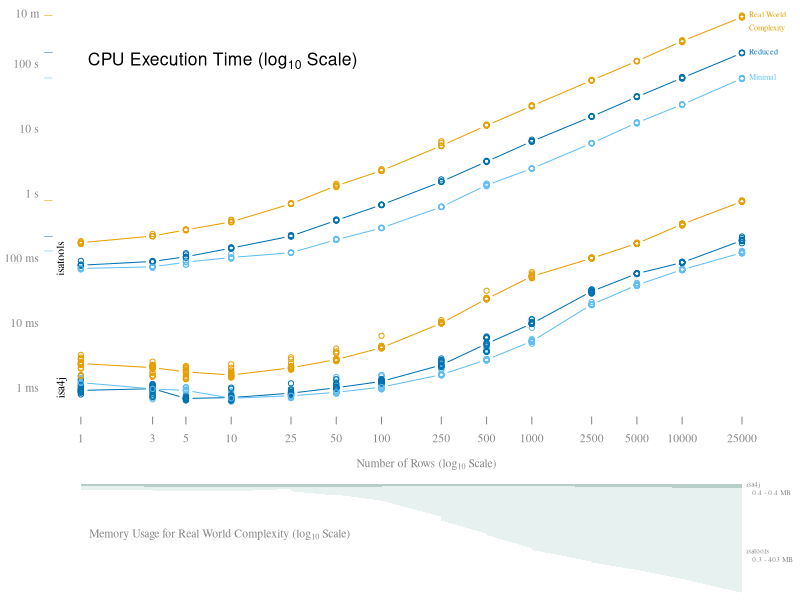

This figure's R source: (Note: this script raises an error after producing the figure.)
## ---- chunk 1
knitr::opts_chunk$set(echo = TRUE)
## ---- chunk 2
example = read.csv("isatab_examples/example_study_minimal.csv", sep="\t", check.names = F)
knitr::kable(example, format="markdown")
## ---- chunk 3
example = read.csv("isatab_examples/example_assay_minimal.csv", sep="\t", check.names = F)
knitr::kable(example, format="markdown")
## ---- chunk 4
example = read.csv("isatab_examples/example_study_reduced.csv", sep="\t", check.names = F)
knitr::kable(example, format="markdown")
## ---- chunk 5
example = read.csv("isatab_examples/example_assay_reduced.csv", sep="\t", check.names = F)
knitr::kable(example, format="markdown")
## ---- chunk 6
example = read.csv("isatab_examples/example_study_real_world.csv", sep="\t", check.names = F)
knitr::kable(example, format="markdown")
## ---- chunk 7
example = read.csv("isatab_examples/example_assay_real_world.csv", sep="\t", check.names = F)
knitr::kable(example, format="markdown")
## ---- chunk 8
data = read.csv("performance_data.csv")
data[data$memory.usage.in.mb == -1,]$memory.usage.in.mb = NA # Where RAM usage was not measured it was set to -1
data$time.in.ns.log = log(data$time.in.ns/1e+9, 10)
data$n.rows.log     = log(data$n.rows, 10)
data$memory.usage.in.mb.log = log(data$memory.usage.in.mb, 10)
## ---- chunk 9
data$color = "black"
data[data$row.complexity == "real_world",]$color = "#e69f00"
data[data$row.complexity == "reduced",]$color = "#0072b2"
data[data$row.complexity == "minimal",]$color = "#61BEF3" #56B4E9
col.gray = "gray52"
col.green.dark = "#B8CDC8" #DBF3ED 
col.green.light = "#E7F1EF" #EEF8F6 

#pdf("figure.pdf", 6.92913, 3.3, colormodel="srgb")
par(family="serif", cex=0.7, mar=c(4.5,3.8,0,0), fig=c(0,1,0.2,1))
xlim = c(0, 4.6)
plot(data$time.in.ns.log ~ data$n.rows.log, xlim=xlim, col=data$color, axes=F, xlab=expression("Number of Rows (log"[10]~"Scale)"), ylab="", col.lab=col.gray)
axis(1, col=F, col.tick=col.gray, at=log(c(1,3,5,10,25,50,100,250,500,1000,2500,5000,10000,25000), 10), labels=c(1,3,5,10,25,50,100,250,500,1000,2500,5000,10000,25000), col.axis=col.gray)
axis(2, las=2, at=c(seq(-3,2), log(600,10)), labels=c("1 ms","10 ms", "100 ms", "1 s", "10 s", "100 s", "10 m"), col=F, col.axis=col.gray)

text(0, 2, expression("CPU Execution Time (log"[10]~"Scale)"), pos=4, cex=1.5, family="sans")
mtext("isatools", side=2, at=-1, line=-1, cex=0.7)
mtext("isa4j", side=2, at=-3, line=-1, cex=0.7)
mtext("|", side=2, at=max(data[data$platform == "isatools" & data$row.complexity == "real_world",]$time.in.ns.log), col="#e69f00", cex=0.5)
mtext("|", side=2, at=max(data[data$platform == "isatools" & data$row.complexity == "reduced",]$time.in.ns.log), col="#0072b2", cex=0.5)
mtext("|", side=2, at=max(data[data$platform == "isatools" & data$row.complexity == "minimal",]$time.in.ns.log), col="#61BEF3", cex=0.5)
mtext("|", side=2, at=max(data[data$platform == "isa4J" & data$row.complexity == "real_world",]$time.in.ns.log), col="#e69f00", cex=0.5)
mtext("|", side=2, at=max(data[data$platform == "isa4J" & data$row.complexity == "reduced",]$time.in.ns.log), col="#0072b2", cex=0.5)
mtext("|", side=2, at=max(data[data$platform == "isa4J" & data$row.complexity == "minimal",]$time.in.ns.log), col="#61BEF3", cex=0.5)

sub = data[data$row.complexity == "real_world" & data$platform == "isatools",]
t = tapply(sub$time.in.ns.log, sub$n.rows.log, FUN=median)
lines(as.numeric(names(t)), t, col="#e69f00", type="b")
text(max(sub$n.rows.log), max(sub$time.in.ns.log), "Real World", pos=4, col="#e69f00", cex=0.7)
text(max(sub$n.rows.log), max(sub$time.in.ns.log)-0.2, "Complexity", pos=4, col="#e69f00", cex=0.7)

sub = data[data$row.complexity == "reduced" & data$platform == "isatools",]
t = tapply(sub$time.in.ns.log, sub$n.rows.log, FUN=median)
lines(as.numeric(names(t)), t, col="#0072b2", type="b")
text(max(sub$n.rows.log), max(sub$time.in.ns.log), "Reduced", pos=4, col="#0072b2", cex=0.7)

sub = data[data$row.complexity == "minimal" & data$platform == "isatools",]
t = tapply(sub$time.in.ns.log, sub$n.rows.log, FUN=median)
lines(as.numeric(names(t)), t, col="#61BEF3", type="b")
text(max(sub$n.rows.log), max(sub$time.in.ns.log), "Minimal", pos=4, col="#61BEF3", cex=0.7)

sub = data[data$row.complexity == "real_world" & data$platform == "isa4J",]
t = tapply(sub$time.in.ns.log, sub$n.rows.log, FUN=median)
lines(as.numeric(names(t)), t, col="#e69f00", type="b")

sub = data[data$row.complexity == "reduced" & data$platform == "isa4J",]
t = tapply(sub$time.in.ns.log, sub$n.rows.log, FUN=median)
lines(as.numeric(names(t)), t, col="#0072b2", type="b")

sub = data[data$row.complexity == "minimal" & data$platform == "isa4J",]
t = tapply(sub$time.in.ns.log, sub$n.rows.log, FUN=median)
lines(as.numeric(names(t)), t, col="#61BEF3", type="b")

# Memory Plot
par(fig=c(0,1,0,0.2), mar=c(0.2,3.8,0,0), new=T)
memSub = data[data$row.complexity == "real_world",]
plot(-memSub$memory.usage.in.mb.log ~ memSub$n.rows.log, type="n", axes=F, xlim=xlim, xlab="", ylab="")
memSub.isatools = memSub[memSub$platform == "isatools",]
memSub.isa4J = memSub[memSub$platform == "isa4J",]
polygon(c(memSub.isatools$n.rows.log, max(memSub$n.rows.log), min(memSub$n.rows.log)),  -c(memSub.isatools$memory.usage.in.mb.log, min(memSub$memory.usage.in.mb.log), min(memSub$memory.usage.in.mb.log) ), col=col.green.light, border=NA) #DBF3ED
polygon(c(memSub.isa4J$n.rows.log, max(memSub$n.rows.log), min(memSub$n.rows.log)),  -c(memSub.isa4J$memory.usage.in.mb.log, min(memSub$memory.usage.in.mb.log), min(memSub$memory.usage.in.mb.log) ), col=col.green.dark, border=NA) #A1D7CA

text(0.01, -1, expression("Memory Usage for Real World Complexity (log"[10]~"Scale)"), pos=4, col=col.gray)

#text(0, 0.4, "isa4J", pos=2, xpd=NA, col=col.gray, cex=0.8)
#text(0, -1.6, "isatools", pos=2, xpd=NA, col=col.gray, cex=0.8)

text(log(24000,10), 0.3, paste("isa4j \n  ",round(min(memSub.isa4J$memory.usage.in.mb), 1), "-", round(max(memSub.isa4J$memory.usage.in.mb), 1),"MB"), pos=4, xpd=NA, col=col.gray, cex=0.6)

text(log(24000,10), -1.6, paste("isatools \n  ", round(min(memSub.isatools$memory.usage.in.mb), 1), "-", round(max(memSub.isatools$memory.usage.in.mb), 1),"MB"), pos=4, xpd=NA, col=col.gray, cex=0.6)

#dev.off()
## ---- chunk 10
sub = data[data$platform == "isatools" & data$n.rows >= 100,]
plot(sub$time.in.ns.log ~ sub$n.rows.log, col=sub$row.complexity, xlab=expression("log"[10]("Number of Rows")), ylab=expression("log"[10]("CPU Execution time [s]")))
model.isatools = lm(time.in.ns.log ~ n.rows.log + row.complexity, data=sub)
abline(model.isatools)
abline(model.isatools$coefficients[1]+model.isatools$coefficients[4], model.isatools$coefficients[2], col="green")
abline(model.isatools$coefficients[1]+model.isatools$coefficients[3], model.isatools$coefficients[2], col="red")
summary(model.isatools)
## ---- chunk 11
sub = data[data$platform == "isa4J" & data$n.rows >= 100,]
plot(sub$time.in.ns.log ~ sub$n.rows.log, col=sub$row.complexity, xlab=expression("log"[10]("Number of Rows")), ylab=expression("log"[10]("CPU Execution time [s]")))
model.isa4J = lm(time.in.ns.log ~ n.rows.log + row.complexity, data=sub)
abline(model.isa4J)
abline(model.isa4J$coefficients[1]+model.isa4J$coefficients[4], model.isa4J$coefficients[2], col="green")
abline(model.isa4J$coefficients[1]+model.isa4J$coefficients[3], model.isa4J$coefficients[2], col="red")
summary(model.isa4J)
## ---- chunk 12
sub = data[data$row.complexity == "real_world" & data$n.rows >= 100,]
plot(sub$time.in.ns.log ~ sub$n.rows.log, col=sub$row.complexity, xlab=expression("log"[10]("Number of Rows")), ylab=expression("log"[10]("CPU Execution time [s]")))
model.both = lm(time.in.ns.log ~ n.rows.log * platform, data=sub)
abline(model.both)
abline(model.both$coefficients[1]+model.both$coefficients[3], model.both$coefficients[2]+model.both$coefficients[4], col="red")
summary(model.both)
